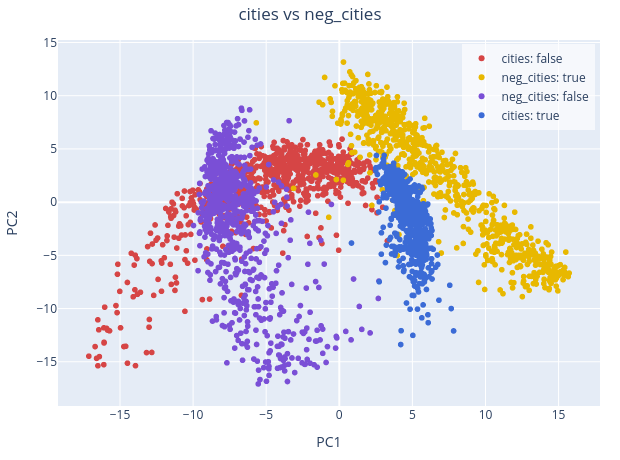

Notebook code for this chart:
### Code cell
# cities vs neg_cities — the two truth directions are near-orthogonal.
neg_store = probe_stores["neg_cities"]
pos_store = probe_stores["cities"]


def four_class_frame():
    rows = []
    for store, ds in [(pos_store, "cities"), (neg_store, "neg_cities")]:
        X = store.activations[(PROBE_LAYER, "residual")].float().cpu()
        X = X - X.mean(0)
        proj = X @ get_pcs(X, k=2)  # per-dataset PCs, as the paper plots each pair
        y = store.labels.float().cpu()
        for i in range(len(y)):
            rows.append(dict(PC1=float(proj[i, 0]), PC2=float(proj[i, 1]),
                             cls=f"{ds}: {'true' if y[i]==1 else 'false'}"))
    return pd.DataFrame(rows)


fr = four_class_frame().sample(frac=1, random_state=0)
cmap = {"cities: true": "#3b6bd6", "cities: false": "#d64545",
        "neg_cities: true": "#e8b800", "neg_cities: false": "#7a4fd6"}
fig = px.scatter(fr, x="PC1", y="PC2", color="cls", color_discrete_map=cmap,
                 title="cities vs neg_cities")
# Centered title; legend overlaid in the top-right of the figure.
fig.update_layout(width=620, height=460, legend_title_text="",
                  title=dict(x=0.5, xanchor="center"),
                  margin=dict(l=30, r=20, t=40, b=30),
                  legend=dict(x=0.99, y=0.99, xanchor="right", yanchor="top",
                              bgcolor="rgba(255,255,255,0.65)", borderwidth=0))
save_pdf(fig, "fig3c_negation.pdf")
fig

### Figure 1 — Plotly figure (JSON) as saved in the notebook; plotly's stock layout.template omitted (floating-point values rounded to 4 significant figures; data arrays with more than 128 entries replaced by an {"elided": "..."} marker saying what was removed)
{"data": [{"hovertemplate": "cls=cities: false<br>PC1=%{x}<br>PC2=%{y}<extra></extra>", "legendgroup": "cities: false", "marker": {"color": "#d64545", "symbol": "circle"}, "mode": "markers", "name": "cities: false", "showlegend": true, "type": "scattergl", "x": {"elided": "748 float values"}, "xaxis": "x", "y": {"elided": "748 float values"}, "yaxis": "y"}, {"hovertemplate": "cls=neg_cities: true<br>PC1=%{x}<br>PC2=%{y}<extra></extra>", "legendgroup": "neg_cities: true", "marker": {"color": "#e8b800", "symbol": "circle"}, "mode": "markers", "name": "neg_cities: true", "showlegend": true, "type": "scattergl", "x": {"elided": "748 float values"}, "xaxis": "x", "y": {"elided": "748 float values"}, "yaxis": "y"}, {"hovertemplate": "cls=neg_cities: false<br>PC1=%{x}<br>PC2=%{y}<extra></extra>", "legendgroup": "neg_cities: false", "marker": {"color": "#7a4fd6", "symbol": "circle"}, "mode": "markers", "name": "neg_cities: false", "showlegend": true, "type": "scattergl", "x": {"elided": "748 float values"}, "xaxis": "x", "y": {"elided": "748 float values"}, "yaxis": "y"}, {"hovertemplate": "cls=cities: true<br>PC1=%{x}<br>PC2=%{y}<extra></extra>", "legendgroup": "cities: true", "marker": {"color": "#3b6bd6", "symbol": "circle"}, "mode": "markers", "name": "cities: true", "showlegend": true, "type": "scattergl", "x": {"elided": "748 float values"}, "xaxis": "x", "y": {"elided": "748 float values"}, "yaxis": "y"}], "layout": {"height": 460, "legend": {"bgcolor": "rgba(255,255,255,0.65)", "borderwidth": 0, "title": {"text": ""}, "tracegroupgap": 0, "x": 0.99, "xanchor": "right", "y": 0.99, "yanchor": "top"}, "margin": {"b": 30, "l": 30, "r": 20, "t": 40}, "title": {"text": "cities vs neg_cities", "x": 0.5, "xanchor": "center"}, "width": 620, "xaxis": {"anchor": "y", "domain": [0, 1], "title": {"text": "PC1"}}, "yaxis": {"anchor": "x", "domain": [0, 1], "title": {"text": "PC2"}}}}
